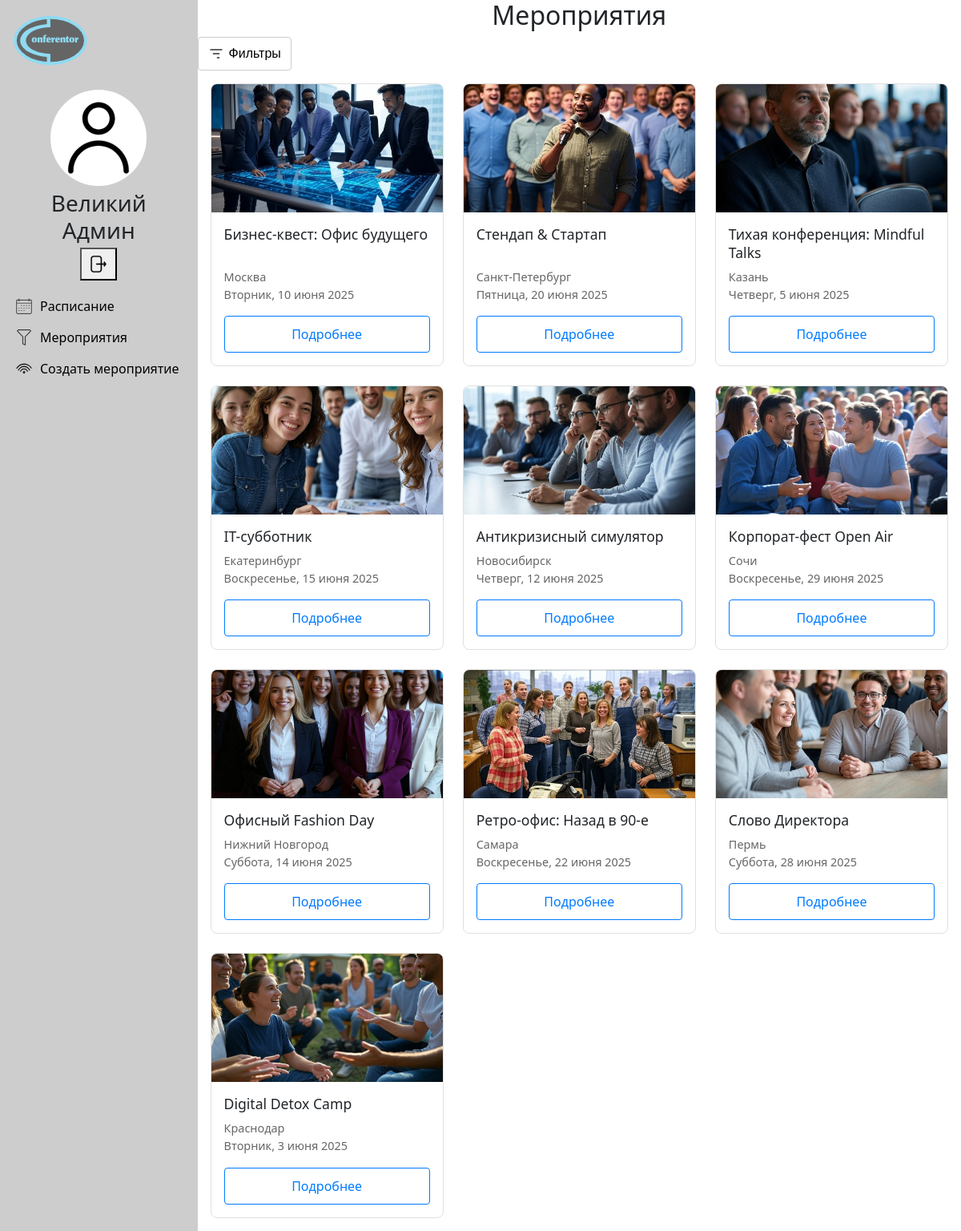
/events/ (signed in), run on the app's committed database.
### main/models.py (models this page shows)
class Event(models.Model):
    title = models.CharField(max_length=200)
    description = models.TextField(blank=True)
    image = models.ImageField(upload_to='event_images/', blank=True, null=True)
    city = models.CharField(max_length=100)
    place = models.CharField(max_length=200)
    address = models.TextField(blank=True)
    start_datetime = models.DateTimeField()
    end_datetime = models.DateTimeField()
    category = models.ForeignKey(Category, on_delete=models.SET_NULL, null=True, blank=True)
    organizer = models.ForeignKey(User, on_delete=models.CASCADE, related_name='organized_events')
    price = models.DecimalField(max_digits=10, decimal_places=2, default=0, null=True, blank=True)
    capacity = models.PositiveIntegerField(blank=True, null=True)
    is_active = models.BooleanField(default=True) # type: ignore
    created_at = models.DateTimeField(auto_now_add=True)
    updated_at = models.DateTimeField(auto_now=True)

### main/views.py (the view)
# urls.py: 2. Add a URL to urlpatterns:  path('', views.home, name='home')
def home(request):
    events = Event.objects.all()
    categories = Category.objects.all()
    hall_numbers = list(range(1, 49))
    random.shuffle(hall_numbers)
    for i, event in enumerate(events):
        if i < len(hall_numbers):
            event.hall_number = hall_numbers[i]
        else:
            event.hall_number = "Зал ещё не назначен"
    return render(
        request,
        "main/index.html",
        {
            "events": events,
            "categories": categories,
        },
    )

### main/templatetags/custom_filters.py (called while the page is built)
def get_ru_month_name(month_number):
    months = {
        1: 'января', 2: 'февраля', 3: 'марта', 4: 'апреля', 5: 'мая', 6: 'июня',
        7: 'июля', 8: 'августа', 9: 'сентября', 10: 'октября', 11: 'ноября', 12: 'декабря'
    }
    return months.get(month_number, '')

@register.filter
def ru_date(value):
    if isinstance(value, datetime):  # Проверяем, что переданный объект — это дата
        return f"{value.day} {get_ru_month_name(value.month)} {value.year}"
    return value

### main/templates/main/index.html (shortened to what this page needs)
{% extends 'main/layout.html' %} {% block title %}
  Мероприятия{% load static %}
{% endblock %}
{% load custom_filters %}
{% block content %}
  <h2 class="events-title">Мероприятия</h2>
  <div class="filter-block">
    <button class="filter-btn">
      <svg width="20" height="20" viewBox="0 0 24 24">
        <path d="M3 5h18v2H3zm4 6h10v2H7zm6 6h4v2h-4z" />
      </svg>Фильтры
    </button>
  </div>
  <div class="events-grid">
    {% for event in events %}
      <div class="event-card" data-category="{{ event.category.slug|default:event.category.name }}">
        <img src="{{ event.image.url }}" alt="{{ event.title }}" class="event-img" />
        <div class="event-body">
          <h3 class="event-title">{{ event.title }}</h3>
          <p class="event-info">
            <span class="event-city">{{ event.city }}</span><br />
            <span class="event-date">{{ event.start_datetime|date:'l' }}, {{ event.start_datetime|ru_date }}</span>
          </p>
          <a class="event-btn" data-bs-toggle="modal" data-bs-target="#aboutEvent{{ event.id }}">Подробнее</a>
        </div>
      </div>
    {% empty %}
      <p>Мероприятия не найдены.</p>
    {% endfor %}
  </div>
{% endblock %}

### main/templates/main/layout.html (shortened to what this page needs)
{% load static %}
<!DOCTYPE html>
<html lang="en">
  <head>
    <link href="{% static 'css/style.css' %}" rel="stylesheet" />
    <link href="https://cdn.jsdelivr.net/npm/bootstrap@5.2.3/dist/css/bootstrap.min.css" rel="stylesheet" />
  </head>
  <body>
    <aside class="left-menu">
      <a href="{% url 'main-page' %}" class="logo-link">
        <img class="logo-image" src="{% static 'img/Logo.svg' %}" alt="Логотип" width="92px" height="62px" />
      </a>
      <div class="user-container">
        <img class="user-image" src="{% static 'img/user.svg' %}" alt="Фото пользователя" width="90px" height="90px" />
      </div>
      {% if user.is_authenticated %}
        <h3 class="name">{{ user.first_name }} {{ user.last_name }}</h3>
        <form action="{% url 'logout' %}" method="post">
          <button type="submit" class="exit-button"><img class="exit-image" src="{% static 'img/exit.svg' %}" alt="Иконка выхода" width="30px" height="35px" /></button>
        </form>
      {% else %}
        <h2 class="name">Гость</h2>
        <a class="btn btn-primary" data-bs-toggle="modal" href="#exampleModalToggle" role="button">Войти</a>
      {% endif %}
      <ul class="menu-navigation-list">
        <li class="menu-navigation-item">
          <img class="calendar-image" src="{% static 'img/calendar.svg' %}" alt="Календарь" width="20px" height="20px" />
          <a href="{% url 'schedule' %}">Расписание</a>
        </li>
        <li class="menu-navigation-item">
          <img class="find-image" src="{% static 'img/filter.svg' %}" alt="Поиск мероприятий" width="20px" height="20px" />
          <a href="{% url 'home' %}">Мероприятия</a>
        </li>
        {% if user.is_authenticated %}
          <li class="menu-navigation-item">
            <img class="share-image" src="{% static 'img/action.svg' %}" alt="Создание мероприятия" width="20px" height="20px" />
            <a data-bs-toggle="modal" href="#exampleModalToggle3" role="button">Создать мероприятие</a>
          </li>
        {% endif %}
      </ul>
    </aside>
    <main>
      {% block content %}
      {% endblock %}
    </main>
  </body>
</html>

### main/static/css/style.css (style rules this page uses)
body { margin: 0; padding: 0; display: flex; height: 100%; }
.events-title { text-align: center; }
.left-menu { width: 300px; background-color: #CDCDCD; align-items: center; padding: 20px; display: flex; flex-direction: column; min-height: 100vh; }
.logo-image { position: absolute; margin-left: -60px; }
.logo-link { width: 92px; height: 62px; }
.user-container { display: flex; align-items: center; justify-content: center; width: 120px; height: 120px; background-color: white; border-radius: 60px; margin-top: 30px; }
.name { padding: 5px; margin: 0; text-align: center; }
.exit-image { padding: 5px; margin-right: auto; }
.menu-navigation-list { list-style: none; padding: 0; align-items: center; margin: 20px 0 0 0; width: 100%; }
.menu-navigation-list a { text-decoration: none; color: black; }
.menu-navigation-item { display: flex; align-items: center; gap: 10px; margin-bottom: 15px; }
main { width: 100%; background-color: white; }
.filter-block { position: relative; display: inline-block; font-family: sans-serif; }
.filter-btn { display: flex; align-items: center; gap: 6px; padding: 8px 12px; border: 1px solid #ccc; background: #fff; cursor: pointer; border-radius: 4px; }
.filter-btn svg { fill: #333; }
.events-grid { display: grid; grid-template-columns: repeat(auto-fill, minmax(280px, 1fr)); gap: 24px; padding: 16px; }
.event-card { background: #fff; border: 1px solid #e0e0e0; border-radius: 8px; overflow: hidden; display: flex; flex-direction: column; transition: box-shadow .2s; }
.event-img { width: 100%; height: 160px; object-fit: cover; }
.event-body { padding: 16px; flex-grow: 1; display: flex; flex-direction: column; }
.event-title { font-size: 1.1rem; margin: 0 0 8px; line-height: 1.3; flex-grow: 1; }
.event-info { font-size: 0.9rem; color: #666; margin-bottom: 16px; }
.event-btn { display: inline-block; text-align: center; padding: 10px 16px; border: 1px solid #007bff; border-radius: 4px; color: #007bff; text-decoration: none; font-weight: 500; transition: background .2s, color .2s; }

### data on the page
Event: image (picture), title "Бизнес-квест: Офис будущего", city "Москва", start_datetime "Вторник", start_datetime|ru_date "10 июня 2025"
Event: image (picture), title "Стендап & Стартап", city "Санкт-Петербург", start_datetime "Пятница", start_datetime|ru_date "20 июня 2025"
Event: image (picture), title "Тихая конференция: Mindful Talks", city "Казань", start_datetime "Четверг", start_datetime|ru_date "5 июня 2025"
Event: image (picture), title "IT-субботник", city "Екатеринбург", start_datetime "Воскресенье", start_datetime|ru_date "15 июня 2025"
Event: image (picture), title "Антикризисный симулятор", city "Новосибирск", start_datetime "Четверг", start_datetime|ru_date "12 июня 2025"
Event: image (picture), title "Корпорат-фест Open Air", city "Сочи", start_datetime "Воскресенье", start_datetime|ru_date "29 июня 2025"
Event: image (picture), title "Офисный Fashion Day", city "Нижний Новгород", start_datetime "Суббота", start_datetime|ru_date "14 июня 2025"
Event: image (picture), title "Ретро-офис: Назад в 90-е", city "Самара", start_datetime "Воскресенье", start_datetime|ru_date "22 июня 2025"
Event: image (picture), title "Слово Директора", city "Пермь", start_datetime "Суббота", start_datetime|ru_date "28 июня 2025"
Event: image (picture), title "Digital Detox Camp", city "Краснодар", start_datetime "Вторник", start_datetime|ru_date "3 июня 2025"

### other printed values
{{ user.first_name }} "Великий"
{{ user.last_name }} "Админ"
